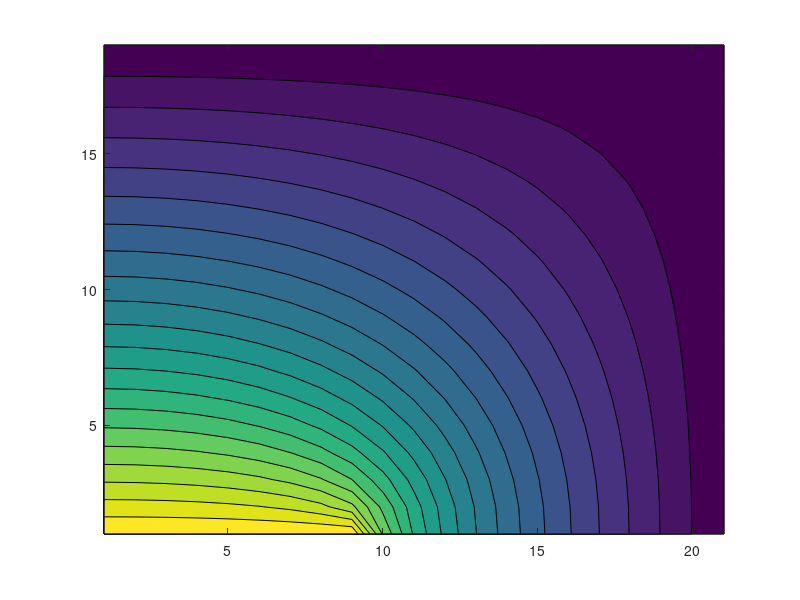
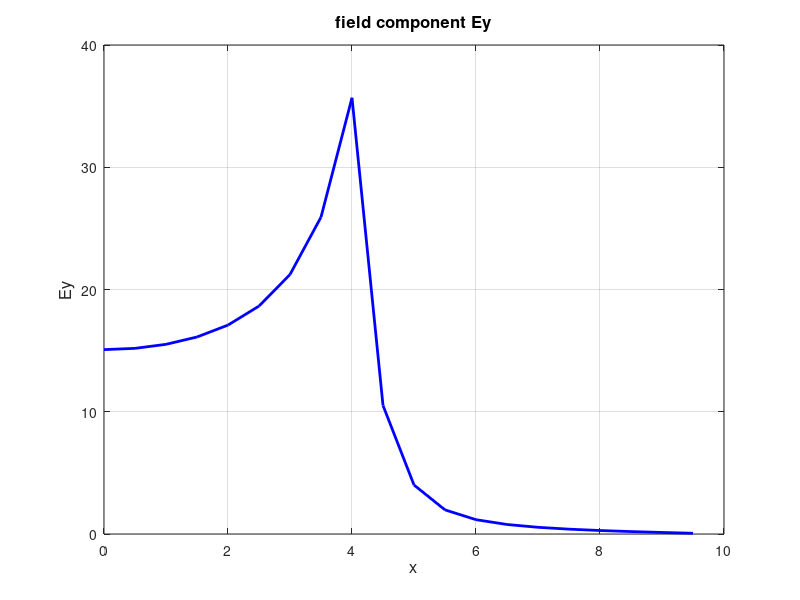
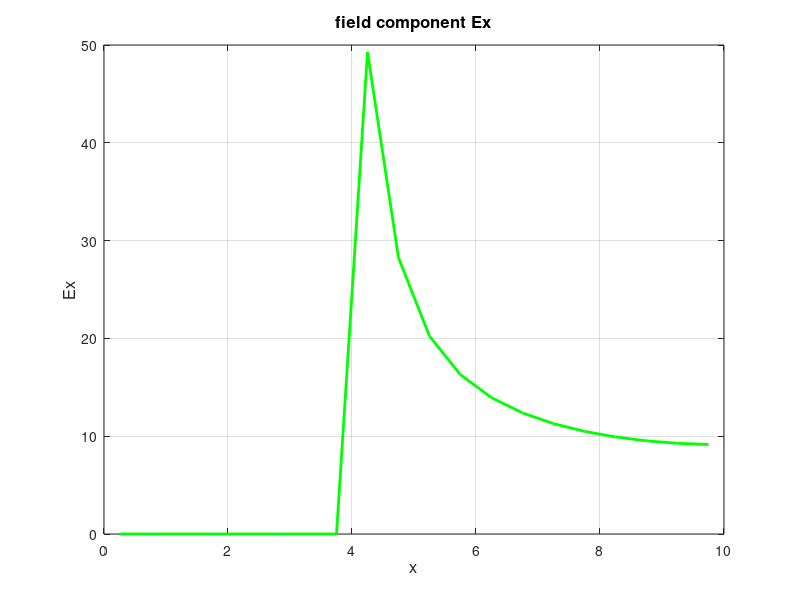

These charts were generated, in order, by the following MATLAB code:
%Modified from skeleton code in ELEC2219: Electromagnetism for EEE.

clear all;
close all;
% termination criteria
err_loc = 0.;
err_glo = 0.;
tol = 2.e-5;

% geometry
a = 10;
b = 9;
d = 3.75;

% mesh
h = 0.5; 

% overrelaxation parameter
alf=1.7812;
% alf=1.9935; % for 0.00125
% alf=1.988; % for 0.0025
% alf=1.97625; % for 0.005
% alf=1.95; % for 0.01

eps_0=8.854187817e-12; % C/V/m in SI units

% boundary conditions
Vedge = 0.;
Vcentral = 100.;

% initialisation 
ist=1;
iend=round(a/h)+1;
jst=1;
jend=round(b/h)+1;
kend=round(d/h)+1;
Vold = zeros(iend,jend);
Vnew = zeros(iend,jend);
Resnew = zeros(iend,jend);
dVy = zeros(kend);

pEx= zeros(jend);
pEy= zeros(jend);

max_it = (iend*jend)*10;

% time start
cl_st=clock;

 for iter = 1:max_it                         % begin iteration
    for i = ist:iend
        for j = jst:jend
            if(j == jst && i<=kend) % capacitor plate
                Vnew(i,j) = Vcentral;
            elseif (i == iend) % external plate
                Vnew(i,j)=Vedge;
            elseif (j == jend) % external plate
                Vnew(i,j)=Vedge;
            else % inside
                if (i == ist) % vertical symmetry line 
                   vlc=Vold(i+1,j);
                else
                   vlc=Vnew(i-1,j); 
                end
                if (j == jst) % horizontal symmetry line 
                   vcd=Vold(i,j+1);
                else
                   vcd=Vnew(i,j-1);
                end
                vcu=Vold(i,j+1);
                vrc=Vold(i+1,j);
                Resnew(i,j)=0.25*(vlc+vcd+vcu+vrc)-Vold(i,j);
                Vnew(i,j)=Vold(i,j)+alf*Resnew(i,j);
            end
            tmp_loc = alf*Resnew(i,j);
            if(err_loc < tmp_loc)
                err_loc = tmp_loc;
            end
            err_glo = err_glo + abs(tmp_loc);
        end
    end
              err_glo = err_glo/(iend*jend);    

     if ( err_loc <= tol ), break, end          % check convergence
     
        Vold = Vnew;
        err_loc = 0.;
        err_glo = 0.;
 end
 
%time finish
cl_end=clock;
run_t = etime(cl_end, cl_st);

% potential plot
 for i = ist:iend
     x(i)=(i-1)*h;
 end
  for j = jst:jend
     y(j)=(j-1)*h;
  end
 
image(x,y,Vnew');
contourf(x,y,Vnew',20);
xlabel('x','FontSize',12);
ylabel('y','FontSize',12);
title('potential V','FontSize',12);
contourf(transpose(Vnew),20);
 
% charge from div method eq (6)
divE=-(Vnew(ist,jst+1)-Vnew(ist,jst))/h*h/2.;
for i = ist+1:kend
    divE=divE-(Vnew(i,jst+1)-Vnew(i,jst))/h*h;
end
divE=divE-(Vnew(kend+1,jst)-Vnew(kend,jst))/h*h/2.;
charge1=divE*eps_0;

% charge from eq (5)
% derivative from eq (14)
for i = ist:kend
    dVy(i)=(-Vnew(i,jst+2)+4*Vnew(i,jst+1)-3*Vnew(i,jst))/(2*h);
end
% trapezoidal rule
charge2=0.;
for i = ist:kend-1
    charge2 = charge2 - h*(dVy(i)+dVy(i+1))/2.*eps_0;
end
% Simpson's rule
  charge5=0.;
for i = ist:2:kend-2
    charge5 = charge5 - h*(dVy(i)+4*dVy(i+1)+dVy(i+2))/3.*eps_0;
end

% charge from energy method eq (7)
energy3 = 0.;
for i = ist:iend-1
   for j = jst:jend-1
     Eyl=-(Vnew(i,j+1)-Vnew(i,j))/h;
     Eyr=-(Vnew(i+1,j+1)-Vnew(i+1,j))/h;
     Exd=-(Vnew(i+1,j)-Vnew(i,j))/h;
     Exu=-(Vnew(i+1,j+1)-Vnew(i,j+1))/h;
     energy3 = energy3 + (0.5*h^2)*eps_0*0.5*(Eyl^2+Eyr^2+Exd^2+Exu^2);
     
   end
end
charge3 = energy3*2./(Vcentral-Vedge);

% charge from energy method eq (7), another way
energy4 = 0.;
for i = ist:iend-1
   for j = jst:jend-1
     Ey=0.5*(-(Vnew(i,j+1)-Vnew(i,j))/h-(Vnew(i+1,j+1)-Vnew(i+1,j))/h);
     Ex=0.5*(-(Vnew(i+1,j)-Vnew(i,j))/h-(Vnew(i+1,j+1)-Vnew(i,j+1))/h);
     energy4 = energy4 + (h^2)*eps_0*0.5*(Ey^2+Ex^2);
     
   end
end
charge4 = energy4*2./(Vcentral-Vedge);

% field plots
   for i = ist:iend-1
     pEy(i)=-(Vnew(i,2)-Vnew(i,1))/h;
     pEx(i)=-(Vnew(i+1,1)-Vnew(i,1))/h;
   end

figure1 = figure;
axes1 = axes('Parent',figure1,'YGrid','on','XGrid','on','FontSize',10);
box(axes1,'on');
hold(axes1,'all');
plot(x(1:iend-1),pEy(1:iend-1),'Marker','none','LineWidth',2,'Color',[0 0 1],'DisplayName','field component Ey')
xlabel('x','FontSize',12);
ylabel('Ey','FontSize',12);
title('field component Ey','FontSize',12);

%legend('show');

figure1 = figure;
axes1 = axes('Parent',figure1,'YGrid','on','XGrid','on','FontSize',10);
box(axes1,'on');
hold(axes1,'all');
plot(x(1:iend-1)+h/2,pEx(1:iend-1),'Marker','none','LineWidth',2,'Color',[0 1 0],'DisplayName','field component Ex')
xlabel('x','FontSize',12);
ylabel('Ex','FontSize',12);
title('field component Ex','FontSize',12);
%legend('show');

capacitance1=(charge1/(Vcentral-Vedge))/(eps_0);
capacitance2=(charge2/(Vcentral-Vedge))/(eps_0);
capacitance3=(2*energy3)/((Vcentral-Vedge)^2)/(eps_0);
capacitance4=(2*energy4)/((Vcentral-Vedge)^2)/(eps_0);
capacitance5=(charge5/(Vcentral-Vedge))/(eps_0);

% fprintf('%i\n',alf);
fprintf('%i\n',iter);
fprintf('%i\n',run_t);
